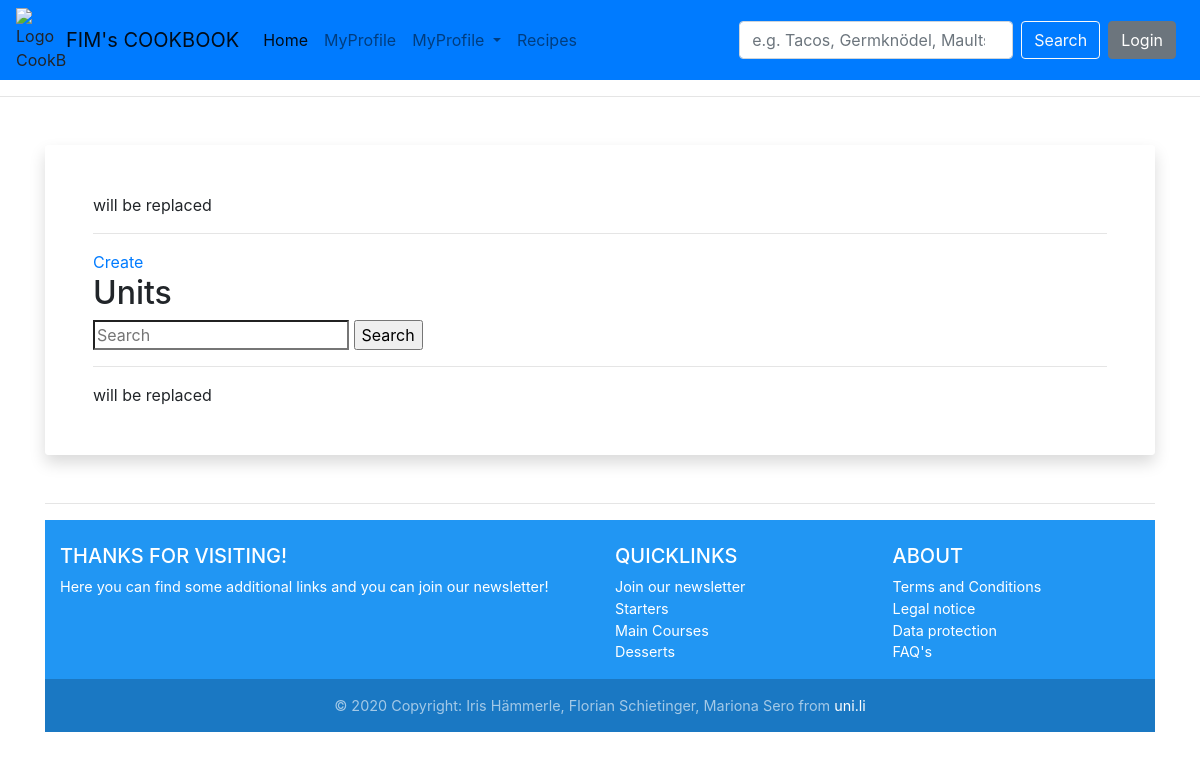
The app's page /unit/, older data.
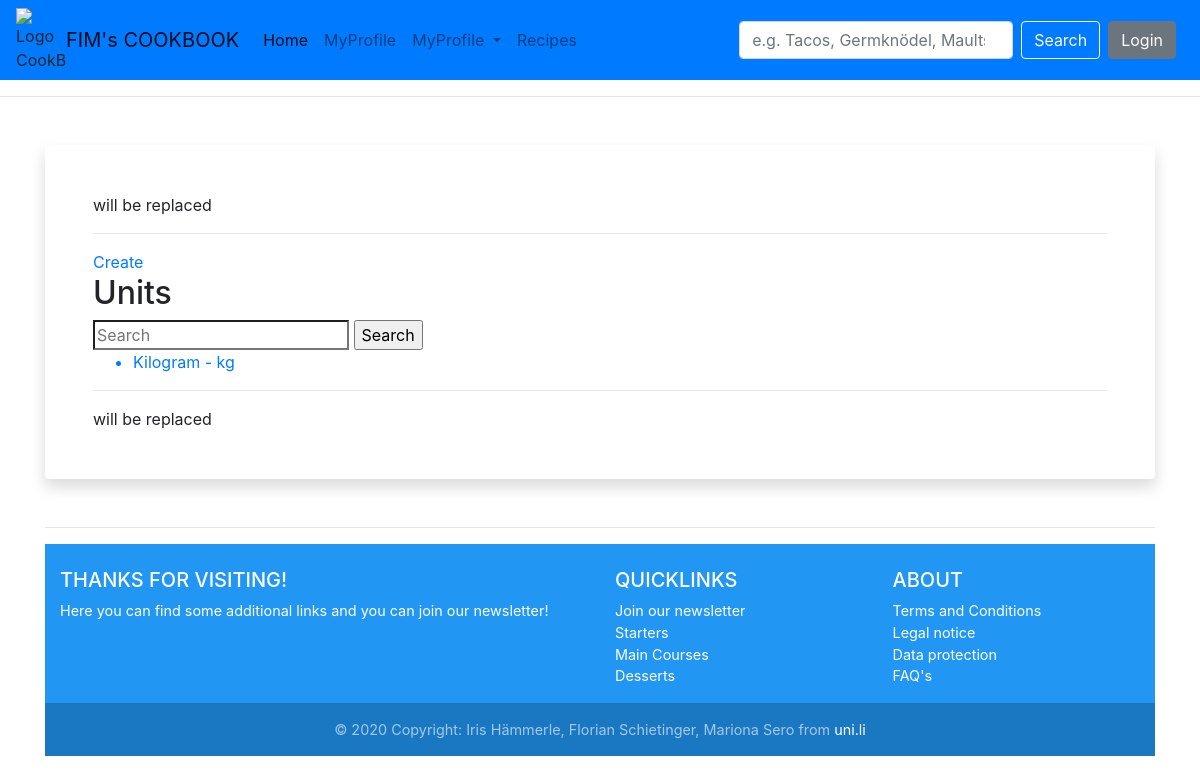
The same page, newer data.
### myUnitApp/models.py (models this page shows, shortened)
class Unit(models.Model):
    UnitId = models.BigAutoField(primary_key=True,
                                 verbose_name="Unique UnitId"
                                 )
    Name = models.CharField(verbose_name="Name",
                            max_length=200,
                            unique=True
                            )
    Abbreviation = models.CharField(verbose_name="Abbreviation",
                                    max_length=3
                                    )

### myUnitApp/views.py (the view)
# urls.py: path('unit/', list_unit),
def list_unit(httprequest):
    units = Unit.objects.all
    try:
        if httprequest.GET["query"]:
            units = Unit.objects.filter(Q(Name__icontains=httprequest.GET["query"]) |
                                        Q(Abbreviation__icontains=httprequest.GET["query"]))
            print(httprequest.GET["query"])
    except KeyError:
        pass
    context = {"unit": units}
    return render(httprequest, "unit_list.html", context)

### templates/unit_list.html
{% extends 'base.html' %}
    {% block mainContent %}
    <a href="/unit/create">Create</a>
    <h2>Units</h2>
    <form method="GET">
        <input type="search" name="query" placeholder="Search">
        <input type="submit" value="Search">
    </form>
    <ul>
        {% for unit in unit %}
        <a href="/unit/{{ unit.UnitId }}"><li>{{ unit.Name }} - {{ unit.Abbreviation }}</li></a>
        {% endfor %}
    </ul>
    {% endblock %}

Row changes from the older to the newer data that the page shows:
added Unit: Name "Kilogram", Abbreviation "kg"
